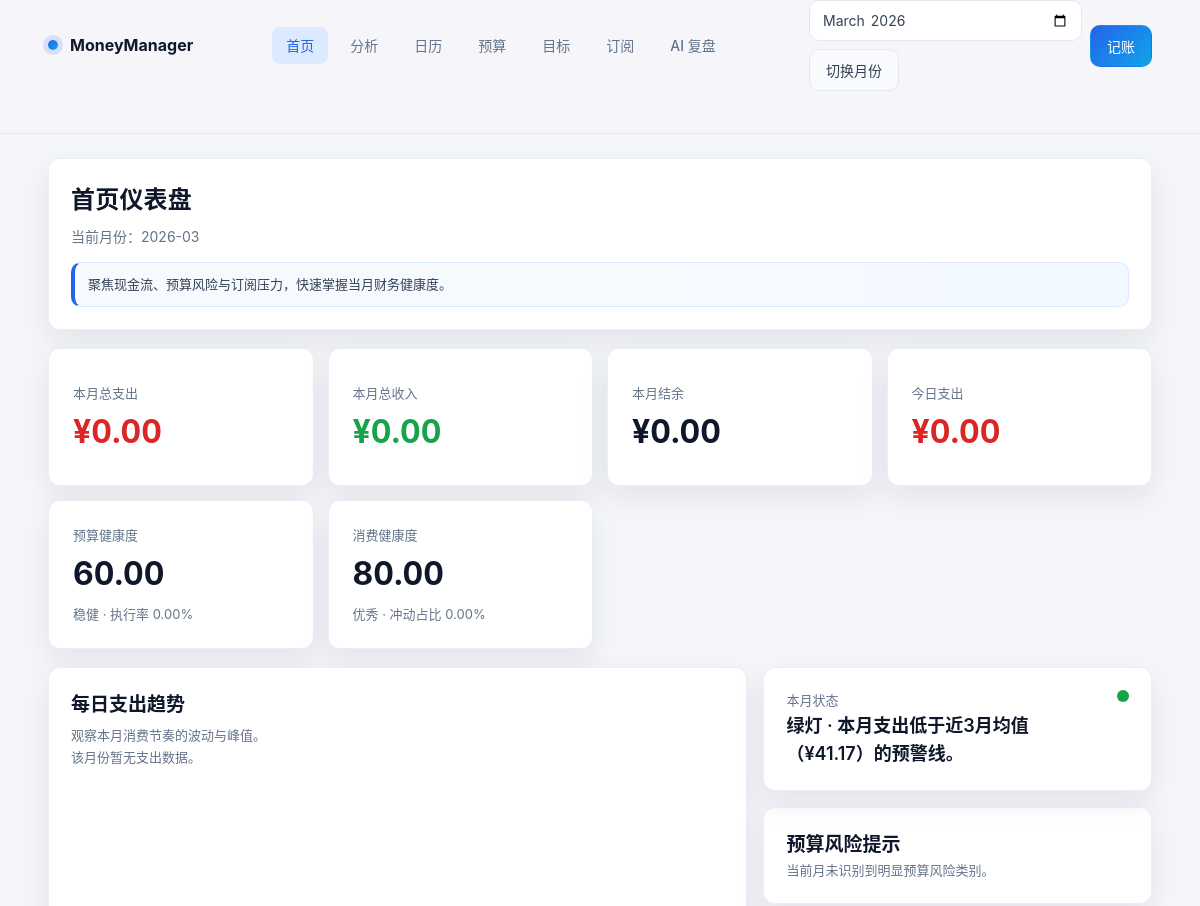
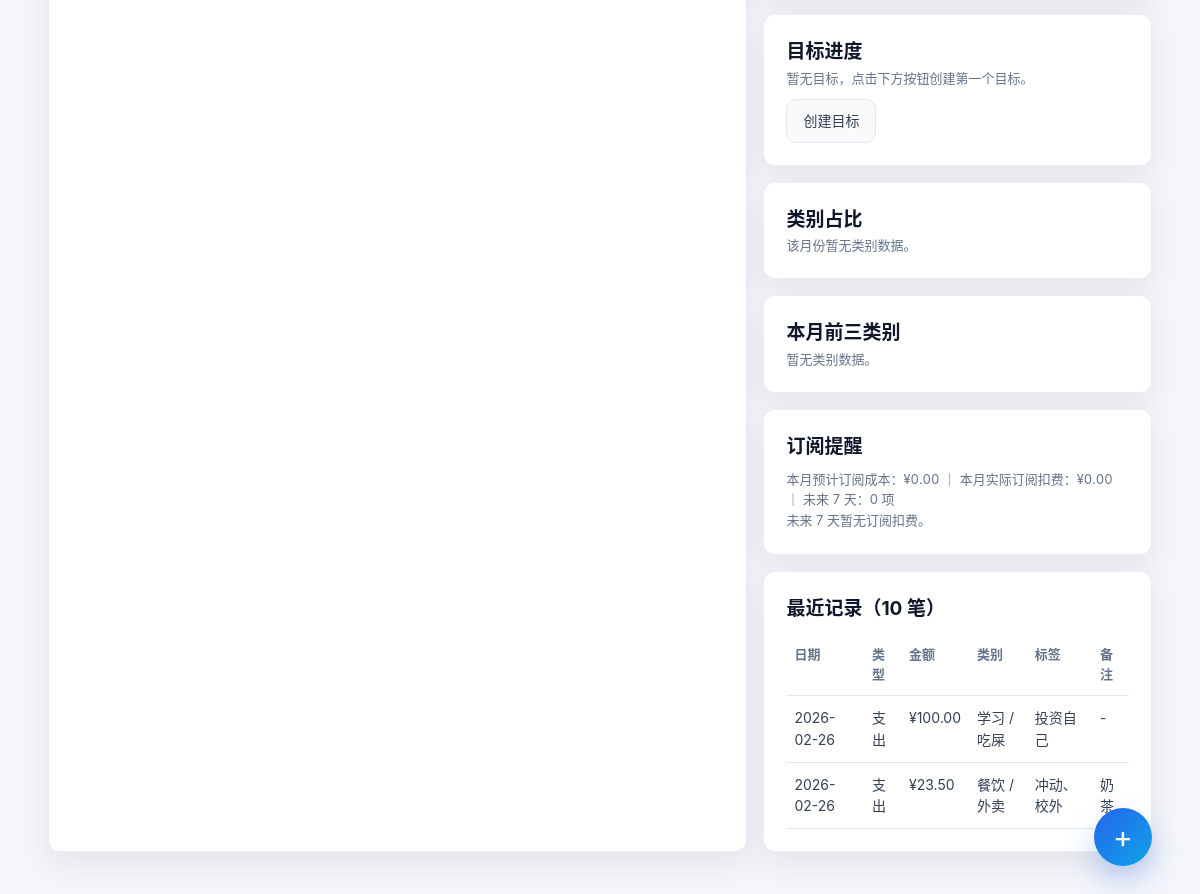
/, run on an earlier commit of the app's database (2 pictures, top to bottom).
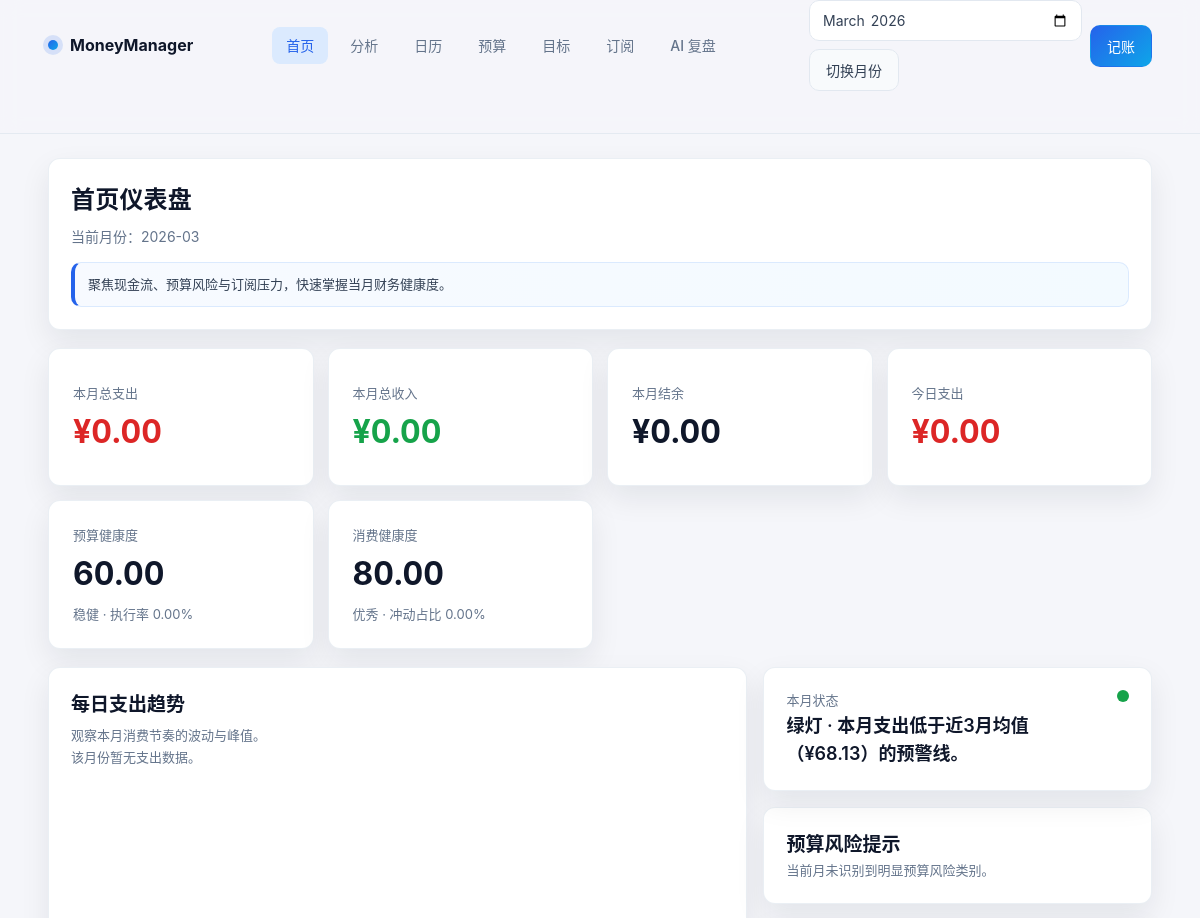
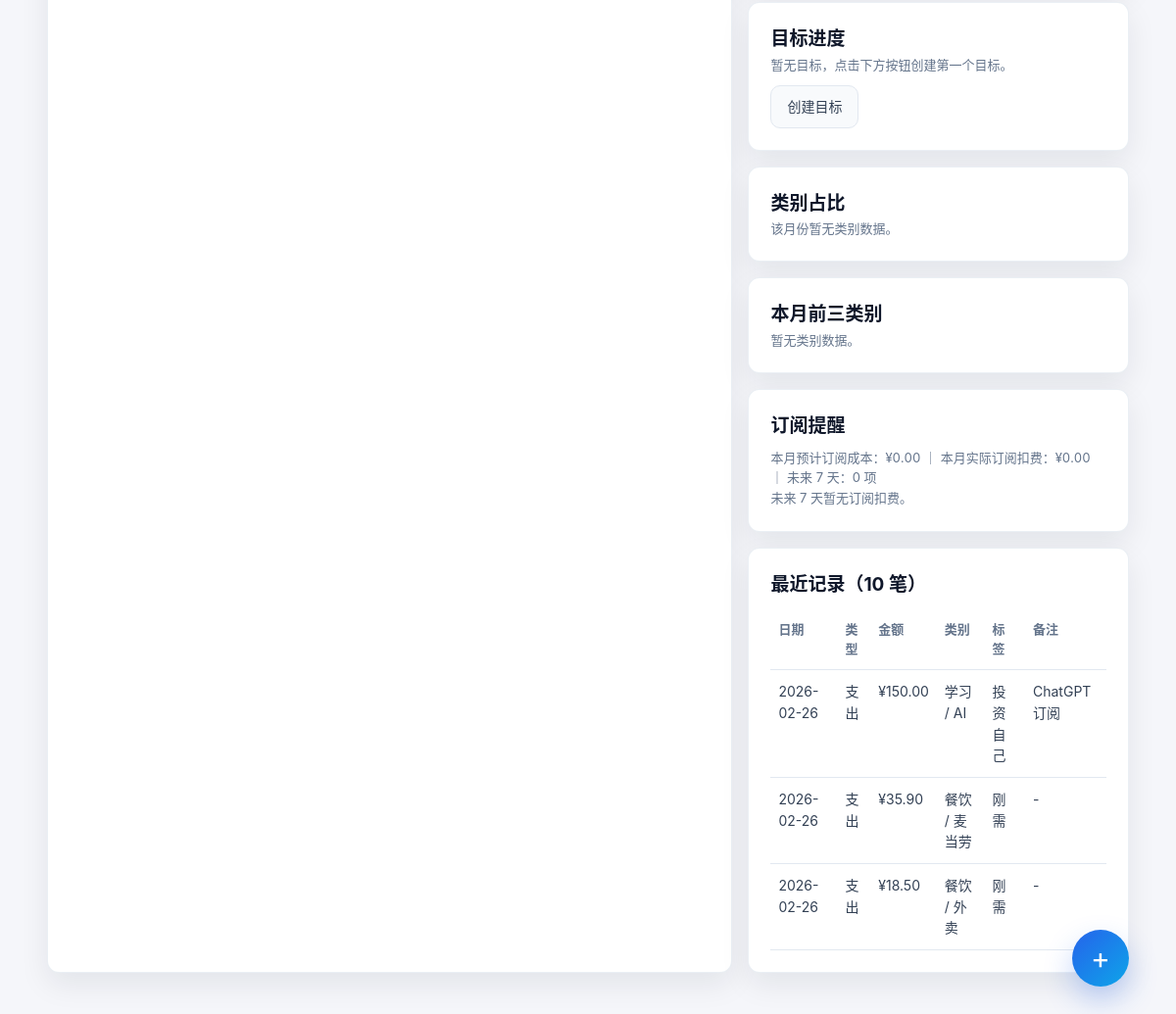
And on a later commit of the database (2 pictures, top to bottom).
### tables this page shows
CREATE TABLE transactions (
                id INTEGER PRIMARY KEY AUTOINCREMENT,
                amount REAL NOT NULL,
                type TEXT CHECK(type IN ('income', 'expense')) NOT NULL,
                date TEXT NOT NULL,
                category_main TEXT NOT NULL,
                category_sub TEXT,
                tags TEXT,
                payment_method TEXT CHECK(payment_method IN ('wechat', 'alipay_family', 'bank')),
                note TEXT,
                created_at TEXT DEFAULT CURRENT_TIMESTAMP
            );

### routes/transaction_routes.py (the view)
@bp.route("/", endpoint="index")
def index():
    category_palette = ["#2563EB", "#0EA5E9", "#14B8A6", "#22C55E", "#F59E0B", "#EF4444"]
    month = request.args.get("month") or date.today().strftime("%Y-%m")
    dashboard = get_monthly_dashboard_data(month=month)
    monthly_stats = get_monthly_stats(month)
    budget_data = get_budget_execution(month)
    budget_health = get_budget_health_profile(month)
    current_month = date.today().strftime("%Y-%m")
    today_expense = get_today_expense() if month == current_month else 0.0
    top_categories = [
        {
            **item,
            "color": category_palette[index % len(category_palette)],
        }
        for index, item in enumerate(monthly_stats.get("category_stats", [])[:3])
    ]
    emotion_light = build_emotion_light(month, monthly_stats.get("total_expense", 0), budget_data)
    subscription_summary = get_subscription_monthly_cost_summary()
    subscription_metrics = get_subscription_monthly_metrics(month)
    subscription_upcoming = get_upcoming_subscriptions(days=7)[:3]
    recent_records = get_recent_transactions(limit=10)
    consumption_health = get_monthly_insights(month).get("consumption_health", {})
    goal_summary = get_goal_dashboard_summary()
    return render_template(
        "index.html",
        active_page="index",
        month=dashboard["month"],
        summary=dashboard["summary"],
        daily_expense=dashboard["daily_expense"],
        category_share=dashboard["category_share"],
        today_expense=today_expense,
        top_categories=top_categories,
        emotion_light=emotion_light,
        subscription_summary=subscription_summary,
        subscription_metrics=subscription_metrics,
        subscription_upcoming=subscription_upcoming,
        recent_records=recent_records,
        consumption_health=consumption_health,
        budget_health=budget_health,
        goal_summary=goal_summary,
    )

### app.py (called while the page is built)
def create_app() -> Flask:
    app = Flask(__name__)
    init_db()
    @app.context_processor
    def inject_fab_context():
        return {
            "fab_category_options": CATEGORY_OPTIONS,
            "fab_tag_options": TAG_OPTIONS,
            "fab_today": date.today().isoformat(),
        }
    @app.before_request
    def sync_due_subscription_charges():
        process_due_subscription_charges()
    app.register_blueprint(transaction_bp)
    app.register_blueprint(budget_bp)
    app.register_blueprint(goal_bp)
    app.register_blueprint(subscription_bp)
    app.register_blueprint(analysis_bp)
    app.register_blueprint(ai_bp)
    return app

### extensions/database.py (called while the page is built)
def get_connection() -> sqlite3.Connection:
    conn = sqlite3.connect(DB_PATH)
    conn.row_factory = sqlite3.Row
    return conn

### models/analysis.py (called while the page is built)
def _clamp_score(value: float) -> float:
    return round(max(0.0, min(100.0, value)), 2)

def _health_level(score: float) -> str:
    if score >= 80:
        return "优秀"
    if score >= 60:
        return "良好"
    if score >= 40:
        return "一般"
    return "需关注"

def _risk_level(score: float) -> str:
    if score >= 70:
        return "高风险"
    if score >= 40:
        return "中风险"
    return "低风险"

### models/budget.py (called while the page is built, shortened)
def get_budget_execution(month: str) -> dict:
    with get_connection() as conn:
        budget_rows = conn.execute(
            """
            SELECT id, month, category_main, budget_amount
            FROM budgets
            WHERE month = ?
            ORDER BY category_main IS NULL DESC, category_main ASC
            """,
            (month,),
        ).fetchall()
    category_expense = get_month_expense_by_category(month)
    total_expense = round(sum(category_expense.values()), 2)
    items = []
    return {
        "month": month,
        "total_expense": total_expense,
        "items": items,
    }

def _clamp(value: float, low: float, high: float) -> float:
    return max(low, min(high, value))

def _build_budget_month_map(months: list[str]) -> dict[str, float]:
    placeholders = ",".join("?" for _ in months)
    with get_connection() as conn:
        rows = conn.execute(
            f"""
            SELECT month, budget_amount
            FROM budgets
            WHERE category_main IS NULL
              AND month IN ({placeholders})
            """,
            tuple(months),
        ).fetchall()
    month_budget_map = {m: 0.0 for m in months}
    for row in rows:
        month_budget_map[row["month"]] = round(float(row["budget_amount"] or 0), 2)
    return month_budget_map

### templates/index.html (shortened to what this page needs)
<!doctype html>
<html lang="zh-CN">
  <head>
    <link rel="stylesheet" href="{{ url_for('static', filename='css/app.css') }}" />
  </head>
  <body>
    <header class="top-nav app-shell">
      <div class="top-nav-inner">
        <a class="brand" href="/">
          <span class="brand-dot"></span>
          <span>MoneyManager</span>
        </a>
        <nav class="nav-links">
          <a class="nav-link {{ 'active' if active_page == 'index' else '' }}" href="/">首页</a>
          <a class="nav-link {{ 'active' if active_page == 'analysis' else '' }}" href="/analysis">分析</a>
          <a class="nav-link {{ 'active' if active_page == 'calendar' else '' }}" href="/calendar">日历</a>
          <a class="nav-link {{ 'active' if active_page == 'budget' else '' }}" href="/budget">预算</a>
          <a class="nav-link {{ 'active' if active_page == 'goals' else '' }}" href="/goals">目标</a>
          <a class="nav-link {{ 'active' if active_page == 'subscriptions' else '' }}" href="/subscriptions">订阅</a>
          <a class="nav-link {{ 'active' if active_page == 'ai' else '' }}" href="/ai">AI 复盘</a>
        </nav>
        <div class="nav-actions">
          <form method="get" action="/" class="toolbar">
            <input type="month" name="month" value="{{ month }}" />
            <button class="btn-secondary" type="submit">切换月份</button>
          </form>
          <button class="btn js-fab-open" type="button">记账</button>
        </div>
      </div>
    </header>
    <main class="app-shell">
      <div class="page">
        <section class="panel">
          <h1 class="page-title">首页仪表盘</h1>
          <div class="page-subtitle">当前月份：{{ month }}</div>
          <div class="section-insight">聚焦现金流、预算风险与订阅压力，快速掌握当月财务健康度。</div>
        </section>
        <section class="kpi-grid">
          <article class="kpi-card">
            <div class="kpi-label">本月总支出</div>
            <div class="kpi-value expense mono">¥{{ '%.2f'|format(summary.total_expense) }}</div>
          </article>
          <article class="kpi-card">
            <div class="kpi-label">本月总收入</div>
            <div class="kpi-value income mono">¥{{ '%.2f'|format(summary.total_income) }}</div>
          </article>
          <article class="kpi-card">
            <div class="kpi-label">本月结余</div>
            <div class="kpi-value mono">¥{{ '%.2f'|format(summary.balance) }}</div>
          </article>
          <article class="kpi-card">
            <div class="kpi-label">今日支出</div>
            <div class="kpi-value expense mono">¥{{ '%.2f'|format(today_expense) }}</div>
          </article>
          <article class="kpi-card">
            <div class="kpi-label">预算健康度</div>
            <div class="kpi-value mono">{{ '%.2f'|format(budget_health.score.value) }}</div>
            <div class="small">{{ budget_health.score.level }} · 执行率 {{ '%.2f'|format(budget_health.score.execution_rate) }}%</div>
          </article>
          <article class="kpi-card">
            <div class="kpi-label">消费健康度</div>
            <div class="kpi-value mono">{{ '%.2f'|format(consumption_health.score or 0) }}</div>
            <div class="small">{{ consumption_health.level or '一般' }} · 冲动占比 {{ '%.2f'|format((consumption_health.metrics.impulsive_ratio if consumption_health.metrics else 0)) }}%</div>
          </article>
        </section>
        <section class="layout-main">
          <article class="panel">
            <div class="section-head">
              <div>
                <h2 class="section-title">每日支出趋势</h2>
                <div class="section-desc">观察本月消费节奏的波动与峰值。</div>
              </div>
            </div>
            {% if daily_expense %}
            <div style="height: 320px; margin-top: 12px;"><canvas id="dailyExpenseChart"></canvas></div>
            <div class="section-insight">洞察：连续高位区间通常对应固定账单或集中消费时段，可结合预算预警提前干预。</div>
            {% else %}
            <div class="helper-text">该月份暂无支出数据。</div>
            {% endif %}
          </article>
          <div class="stack">
            <article class="panel emotion-card">
              <div class="status-dot {{ emotion_light.level }}"></div>
              <div class="kpi-label">本月状态</div>
              <div class="status-text">{{ emotion_light.label }} · {{ emotion_light.reason }}</div>
            </article>
            <article class="panel">
              <h2 class="section-title">预算风险提示</h2>
              {% if budget_health.risk_hints %}
              <div class="category-list" style="margin-top: 10px;">
                {% for hint in budget_health.risk_hints %}
                <div class="category-item">
                  <div class="category-main">
                    <div class="category-name">{{ hint }}</div>
                  </div>
                </div>
                {% endfor %}
              </div>
              <div class="section-insight">洞察：优先处理“刚需类超支”与“高频冲动消费”组合项，改善会最明显。</div>
              {% else %}
              <div class="helper-text">当前月未识别到明显预算风险类别。</div>
              {% endif %}
            </article>
            <article class="panel">
              <h2 class="section-title">目标进度</h2>
              {% if goal_summary.next_goal %}
              <div class="kpi-label" style="margin-top: 8px;">
                目标总数：{{ goal_summary.total_count }} ｜ 进行中：{{ goal_summary.active_count }} ｜ 落后：{{ goal_summary.behind_count }}
              </div>
              <div class="category-list" style="margin-top: 10px;">
                <div class="category-item">
                  <div class="category-main">
                    <div class="category-name">{{ goal_summary.next_goal.name }}</div>
                    <div class="small">截止 {{ goal_summary.next_goal.deadline }} · 预期 {{ '%.2f'|format(goal_summary.next_goal.expected_progress_rate) }}%</div>
                  </div>
                  <div class="mono" style="text-align: right;">
                    <div>{{ '%.2f'|format(goal_summary.next_goal.progress_rate) }}%</div>
                    <div class="small">每月需存 ¥{{ '%.2f'|format(goal_summary.next_goal.monthly_required) }}</div>
                  </div>
                </div>
              </div>
              <div style="margin-top: 10px;"><a class="btn-secondary" href="/goals">进入目标管理</a></div>
              {% else %}
              <div class="helper-text">暂无目标，点击下方按钮创建第一个目标。</div>
              <div style="margin-top: 10px;"><a class="btn-secondary" href="/goals">创建目标</a></div>
              {% endif %}
            </article>
            <article class="panel">
              <h2 class="section-title">类别占比</h2>
              {% if category_share %}
              <div style="height: 260px; margin-top: 12px;"><canvas id="categoryPieChart"></canvas></div>
              <div class="section-insight">洞察：支出占比长期偏高的类别应优先建立子预算与提醒阈值。</div>
              {% else %}
              <div class="helper-text">该月份暂无类别数据。</div>
              {% endif %}
            </article>
            <article class="panel">
              <h2 class="section-title">本月前三类别</h2>
              {% if top_categories %}
              <div class="category-list" style="margin-top: 10px;">
                {% for item in top_categories %}
                <div class="category-item">
                  <div class="category-main">
                    <div class="category-name">
                      <span class="color-dot" style="background: {{ item.color }};"></span>
                      <span>{{ item.name }}</span>
                    </div>
                    <div class="progress">
                      <span style="width: {{ item.ratio }}%; background: {{ item.color }};"></span>
                    </div>
                  </div>
                  <div class="mono" style="text-align: right;">
                    <div>¥{{ '%.2f'|format(item.amount) }}</div>
                    <div class="small">{{ '%.2f'|format(item.ratio) }}%</div>
                  </div>
                </div>
                {% endfor %}
              </div>
              {% else %}
              <div class="helper-text">暂无类别数据。</div>
              {% endif %}
            </article>
            <article class="panel">
              <h2 class="section-title">订阅提醒</h2>
              <div class="kpi-label" style="margin-top: 8px;">
                本月预计订阅成本：<span class="mono">¥{{ '%.2f'|format(subscription_metrics.estimated_monthly_cost) }}</span>
                ｜ 本月实际订阅扣费：<span class="mono">¥{{ '%.2f'|format(subscription_metrics.actual_charged_amount) }}</span>
                ｜ 未来 7 天：{{ subscription_summary.upcoming_count }} 项
              </div>
              {% if subscription_upcoming %}
              <div class="category-list" style="margin-top: 10px;">
                {% for item in subscription_upcoming %}
                <div class="category-item">
                  <div class="category-main">
                    <div class="category-name">
                      <span>{{ item.name }}</span>
                    </div>
                    <div class="small">{{ item.next_billing_date }} · {{ item.cycle }}</div>
                  </div>
                  <div class="mono" style="text-align: right;">
                    <div>¥{{ '%.2f'|format(item.amount) }}</div>
                    <div class="small">月折算 ¥{{ '%.2f'|format(item.monthly_cost) }}</div>
                  </div>
                </div>
                {% endfor %}
              </div>
              {% else %}
              <div class="helper-text">未来 7 天暂无订阅扣费。</div>
              {% endif %}
            </article>
            <article class="panel">
              <h2 class="section-title">最近记录（10 笔）</h2>
              <div class="table-wrap" style="margin-top: 10px;">
                <table>
                  <thead>
                    <tr>
                      <th>日期</th>
                      <th>类型</th>
                      <th>金额</th>
                      <th>类别</th>
                      <th>标签</th>
                      <th>备注</th>
                    </tr>
                  </thead>
                  <tbody id="home-recent-records-body">
                    {% if recent_records %} {% for row in recent_records %}
                    <tr>
                      <td>{{ row.date }}</td>
                      <td>{{ '支出' if row.type == 'expense' else '收入' }}</td>
                      <td class="{{ row.type }}">¥{{ '%.2f'|format(row.amount) }}</td>
                      <td>
                        {% if row.type == 'income' %} {{ row.category_sub if row.category_sub else '-' }} {% else %} {{
                        row.category_main }}{% if row.category_sub %} / {{ row.category_sub }}{% endif %} {% endif %}
                      </td>
                      <td>{{ row.tags | join('、') if row.tags else '-' }}</td>
                      <td>{{ row.note if row.note else '-' }}</td>
                    </tr>
                    {% endfor %} {% else %}
                    <tr>
                      <td colspan="6">暂无记录，先记第一笔吧。</td>
                    </tr>
                    {% endif %}
                  </tbody>
                </table>
              </div>
            </article>
          </div>
        </section>
      </div>
    </main>
    {% include '_fab_transaction.html' %}
  </body>
</html>

### templates/_fab_transaction.html (shortened to what this page needs)
<button type="button" class="fab-trigger" id="fab-trigger" aria-label="快速记账">+
</button>

What changed in the data, as far as the page shows it:
added transactions: date "2026-02-26", type "支出", amount "150.00", category_main "学习", category_sub "AI", tags "投资自己", note "ChatGPT订阅"
changed transactions: amount "100.00" → "35.90"; category_main "学习" → "餐饮"; category_sub "吃屎" → "麦当劳"; tags "投资自己" → "刚需"
changed transactions "外卖": amount "23.50" → "18.50"; tags "冲动、校外" → "刚需"; note "奶茶" → "-"
Also different on the page:
{{ emotion_light.reason }}: "本月支出低于近3月均值（¥41.17）的预警线。" → "本月支出低于近3月均值（¥68.13）的预警线。"
